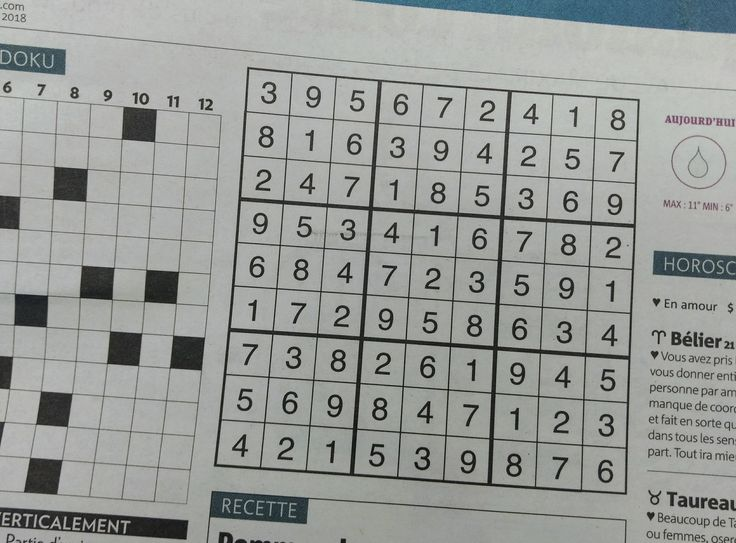
#> input picture images/sudoku.jpg, 736 x 543 px, found by its file name
$ python ' line1.py'
#> lines starting #> are read from the running program, lines starting #| are printed output that depends on the picture; after the words box and inside, x2 and y2 are one past the last pixel; in counts of white or black regions, pixels touching at a corner belong together
import cv2 as cv
import numpy as np
import os
import sys
import matplotlib.pyplot as plt

# Cau hinh duong dan
input_filename = 'sudoku.jpg'
output_filename = 'sudokutest.jpg'
figure_filename = 'lines_comparison.png'

def find_image(filename):
#> called with filename = 'sudoku.jpg'
    search_locations = [
        os.path.dirname(os.path.abspath(__file__)),
        os.path.dirname(os.path.dirname(os.path.abspath(__file__))),
        os.path.abspath(os.curdir)
    ]

    for location in search_locations:
        path = os.path.join(location, filename)
        if os.path.isfile(path):
            return path
    return None

# Thiet lap encoding
if sys.stdout.encoding != 'utf-8':
    sys.stdout.reconfigure(encoding='utf-8', errors='backslashreplace')

# Doc anh
image_path = find_image(input_filename)
if not image_path:
    exit(1)

original = cv.imread(image_path)
#> original is the input picture: shape (543, 736, 3); mean B, G, R 151.9, 155.2, 152.3
if original is None:
    exit(1)

# Chuan bi xu ly
img = original.copy()
output_dir = os.path.dirname(image_path)
output_path = os.path.join(output_dir, output_filename)
figure_path = os.path.join(output_dir, figure_filename)

# Xu ly anh
gray = cv.cvtColor(img, cv.COLOR_BGR2GRAY)
edges = cv.Canny(gray, 50, 150, apertureSize = 3)
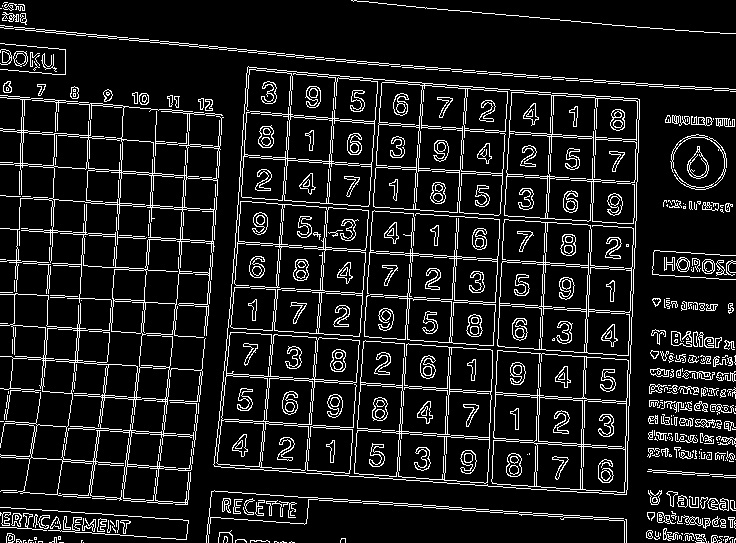
#> edges: shape (543, 736); 10.8% white in thin lines or dots

try:
    lines = cv.HoughLinesP(edges, 1, np.pi/180, 100, minLineLength=100, maxLineGap=10)
#> lines = 97 rows, first 6: [223, 373, 629, 401], [19, 228, 213, 241], [214, 466, 621, 494], [231, 284, 632, 312], [223, 375, 629, 403], [243, 287, 632, 314]

    if lines is not None:
        for line in lines:
            x1, y1, x2, y2 = line[0]
            cv.line(img, (x1, y1), (x2, y2), (0, 255, 0), 2)
#> this loop made 97 passes
#> (x1, y1, x2, y2) on passes 1 to 12: (223, 373, 629, 401), (19, 228, 213, 241), (214, 466, 621, 494), (231, 284, 632, 312), (223, 375, 629, 403), (243, 287, 632, 314), (221, 421, 627, 449), (219, 418, 627, 447), (352, 122, 638, 142), (215, 491, 613, 518), (305, 116, 638, 140), (354, 473, 382, 79)
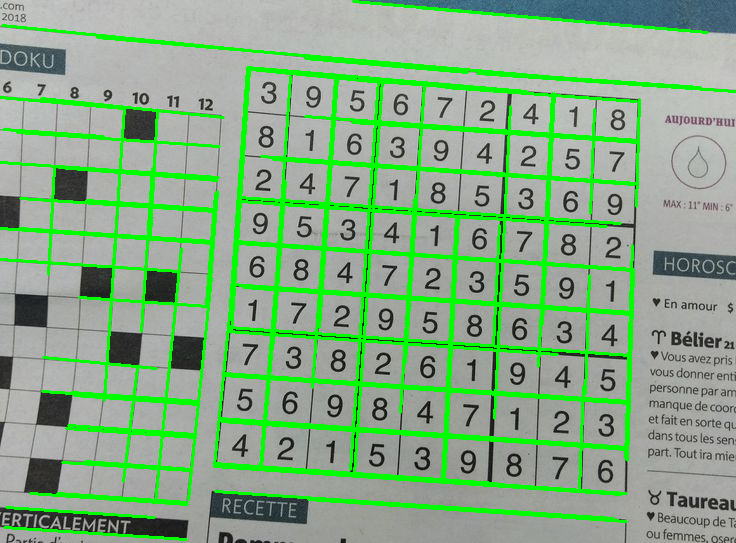
#> img: shape (543, 736, 3); 13.29% of pixels changed, all inside (x1, y1, x2, y2) = (0, 0, 736, 541)
except Exception:
    exit(1)

# Luu va hien thi ket qua
cv.imwrite(output_path, img)

# Hien thi voi matplotlib
plt.figure(figsize=(12, 6))

# Anh goc
plt.subplot(1, 2, 1)
plt.imshow(cv.cvtColor(original, cv.COLOR_BGR2RGB))
plt.title('Anh goc')
plt.axis('off')

# Anh ket qua
plt.subplot(1, 2, 2)
plt.imshow(cv.cvtColor(img, cv.COLOR_BGR2RGB))
plt.title('Phat hien duong thang')
plt.axis('off')

plt.tight_layout()
plt.savefig(figure_path, dpi=100, bbox_inches='tight')
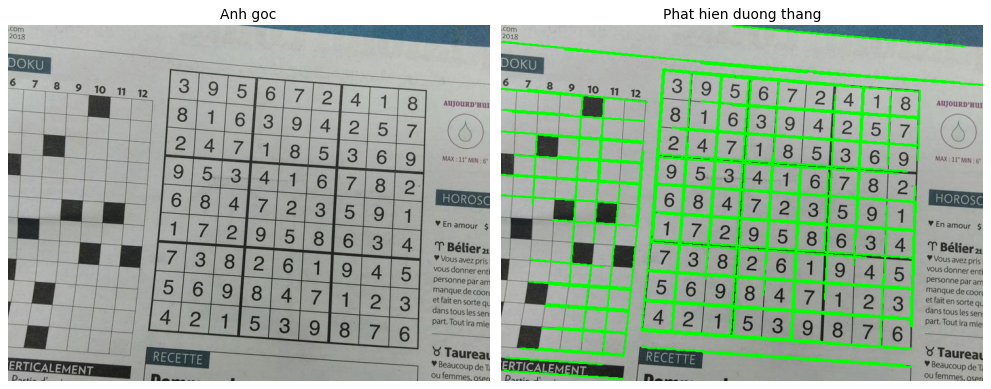
#> figure drawn by matplotlib, 2 panels
plt.show()
